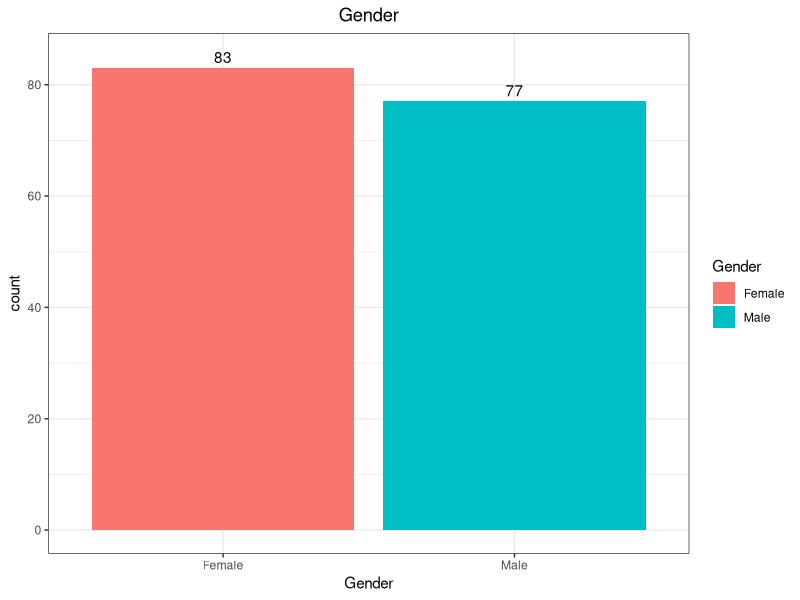
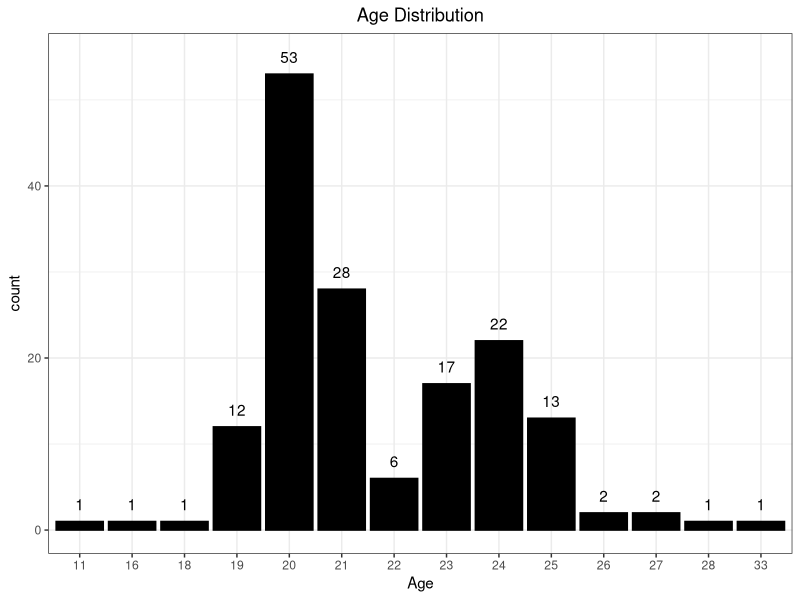
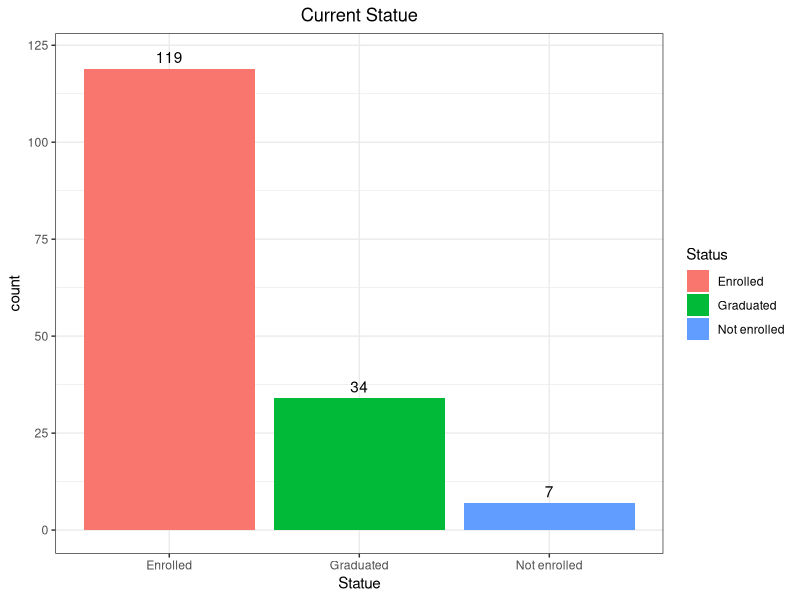
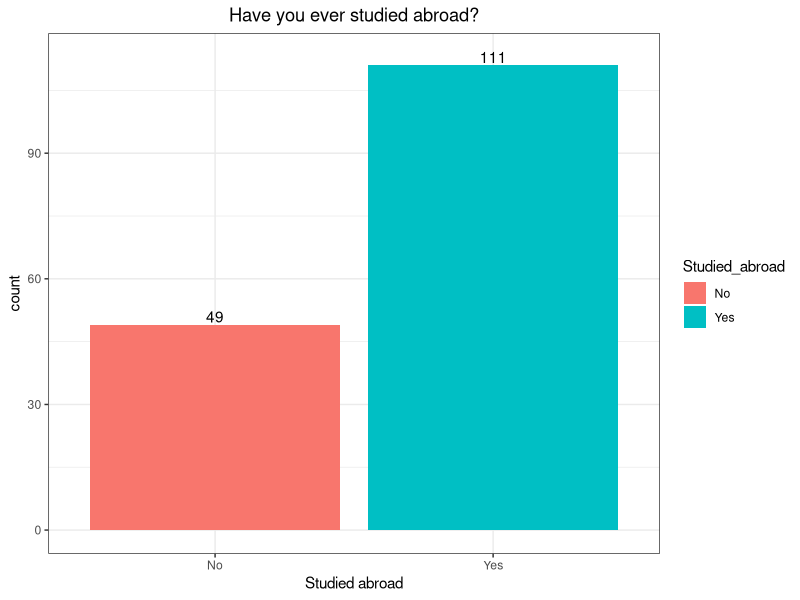
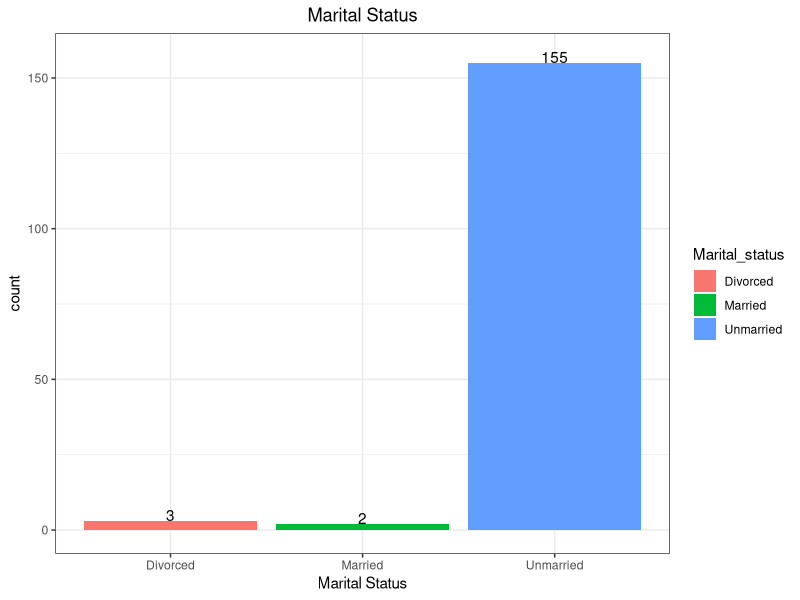
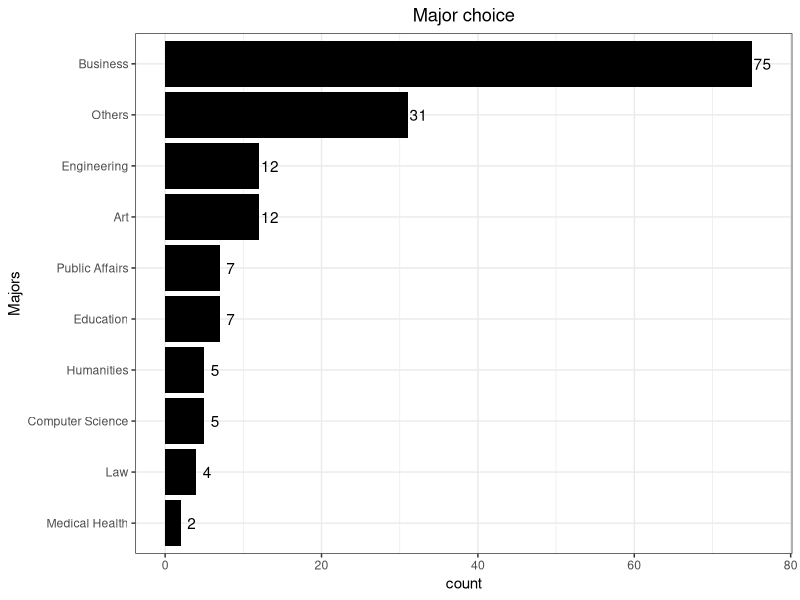
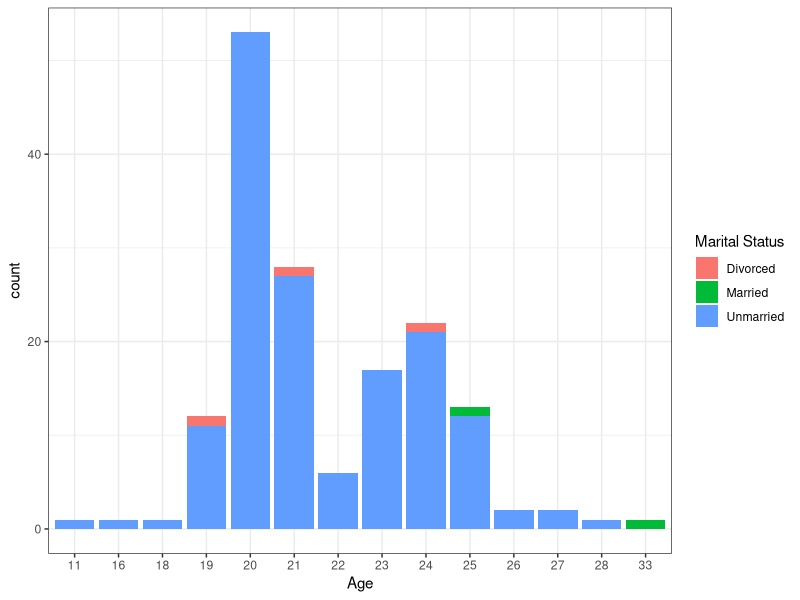
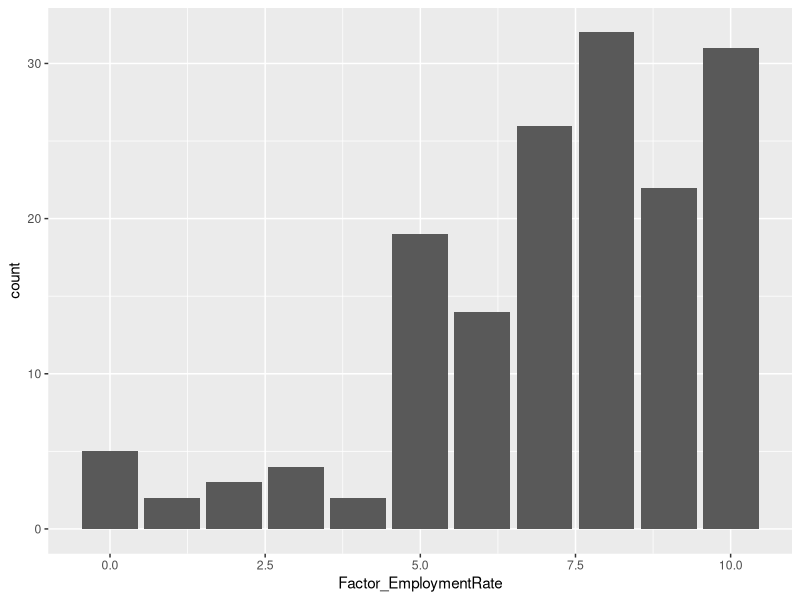

Write R code to recreate these figures, in order.
## ---- chunk 1
knitr::opts_chunk$set(echo = TRUE)
## ---- chunk 2
project <- read.csv("./data/data_original.csv", header = T)
library(tidyverse)
## ---- chunk 3
ggplot(data = project,
       aes(x = Gender, fill = Gender)) +
  geom_bar() +
  geom_text(
    aes(label = stat(count)),
    stat = "count",
    nudge_y = 2
  ) +
  theme_bw()+
  ggtitle("Gender") +
  theme(plot.title = element_text(hjust = 0.5))
## ---- chunk 4
ggplot(data = project,
       aes(x = as.factor(Age))) +
  geom_bar(color = "black",
           fill = "black") +
  geom_text(
    aes(label = stat(count)),
    stat = "count",
    nudge_y = 2
  )+
  theme_bw() +
  ggtitle("Age Distribution") +
  theme(plot.title = element_text(hjust = 0.5)) +
  xlab("Age")
## ---- chunk 5
ggplot(data = project,
       aes(x = Status,
           fill = Status)) +
  geom_bar() +
  geom_text(
    aes(label = stat(count)),
    stat = "count",
    nudge_y = 3
  )+
  theme_bw() +
  ggtitle("Current Statue") +
  theme(plot.title = element_text(hjust = 0.5)) +
  xlab("Statue")
## ---- chunk 6
ggplot(project,
       aes(x = Studied_abroad, fill = Studied_abroad))+
  geom_bar() +
  geom_text(
    aes(label = stat(count)),
    stat = "count",
    nudge_y = 2
  ) +
  theme_bw() +
  ggtitle("Have you ever studied abroad?") +
  theme(plot.title = element_text(hjust = 0.5))+
  xlab("Studied abroad")
## ---- chunk 7
ggplot(project,
       aes(x = Marital_status, fill = Marital_status))+
  geom_bar() +
  geom_text(
    aes(label = stat(count)),
    stat = "count",
    nudge_y = 2
  ) +
  theme_bw() +
  ggtitle("Marital Status") +
  theme(plot.title = element_text(hjust = 0.5))+
  xlab("Marital Status")
## ---- chunk 8
project %>% 
  group_by(Major) %>% 
  mutate(count_major = n()) ->project3
  ggplot(data = project3,
        aes(y = reorder(Major, count_major)))+
  geom_bar(stat = "count",
           fill = "black") +
  geom_text(
    aes(label = stat(count)),
    stat = "count",
    nudge_x = 1.4
  )+
  theme_bw() +
  ggtitle("Major choice") +
  theme(plot.title = element_text(hjust = 0.5)) +
  ylab("Majors")
## ---- chunk 9
ggplot(data = project,
       aes(x = as.factor(Age),
           fill = Marital_status)) +
  geom_bar() +
  xlab("Age") +
  scale_fill_discrete(name = "Marital Status") +
  theme_bw()
## ---- chunk 10
project %>% 
  filter(Marital_status == "Divorced") %>% 
  select(Gender, Age, Marital_status)
## ---- chunk 11
ggplot(data = project,
       aes(x = Factor_EmploymentRate)) +
  geom_bar()
## ---- chunk 12
lm(as.factor(Major) ~ as.factor(Factor_Salary) + as.factor(Factor_EmploymentRate), data = project)
